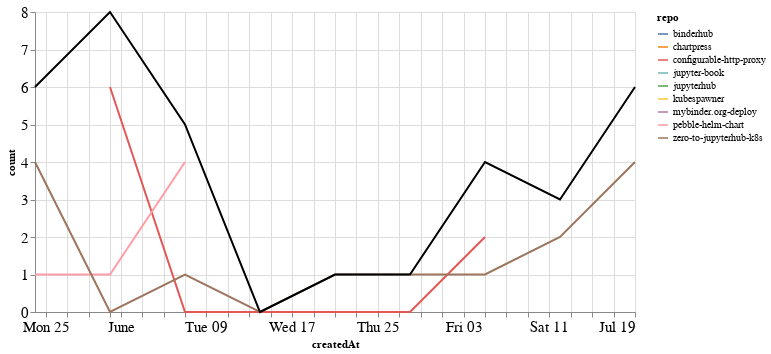

This figure's notebook cell:
### Markdown cell above
## PRs

### Code cell
prs_time = prs.groupby('repo').resample('W', on='createdAt').count()['author'].reset_index()
prs_time = prs_time.rename(columns={'author': 'count'})
prs_time_total = prs_time.groupby('createdAt').agg({"count": "sum"}).reset_index()

ch1 = alt.Chart(prs_time, width=600).mark_line().encode(
    x='createdAt',
    y='count',
    color='repo',
    tooltip="repo"
)

ch2 = alt.Chart(prs_time_total, width=600).mark_line(color="black").encode(
    x='createdAt',
    y='count',
)

ch1 + ch2

### Figure 1 — Vega-Lite specification as saved in the notebook (floating-point values rounded to 4 significant figures)
{"config": {"axisLeft": {"labelFontSize": 15}, "axisBottom": {"labelFontSize": 15}}, "layer": [{"data": {"name": "data-0e7b052dfd66250ad17c6fb27c93faba"}, "mark": "line", "encoding": {"color": {"type": "nominal", "field": "repo"}, "tooltip": {"type": "nominal", "field": "repo"}, "x": {"type": "temporal", "field": "createdAt"}, "y": {"type": "quantitative", "field": "count"}}, "width": 600}, {"data": {"name": "data-b42ddc8430263397aabfb5b90a4c473d"}, "mark": {"type": "line", "color": "black"}, "encoding": {"x": {"type": "temporal", "field": "createdAt"}, "y": {"type": "quantitative", "field": "count"}}, "width": 600}], "$schema": "https://vega.github.io/schema/vega-lite/v4.8.1.json", "datasets": {"data-0e7b052dfd66250ad17c6fb27c93faba": [{"repo": "binderhub", "createdAt": "2020-05-24T00:00:00", "count": 1}, {"repo": "chartpress", "createdAt": "2020-07-19T00:00:00", "count": 1}, {"repo": "configurable-http-proxy", "createdAt": "2020-05-31T00:00:00", "count": 6}, {"repo": "configurable-http-proxy", "createdAt": "2020-06-07T00:00:00", "count": 0}, {"repo": "configurable-http-proxy", "createdAt": "2020-06-14T00:00:00", "count": 0}, {"repo": "configurable-http-proxy", "createdAt": "2020-06-21T00:00:00", "count": 0}, {"repo": "configurable-http-proxy", "createdAt": "2020-06-28T00:00:00", "count": 0}, {"repo": "configurable-http-proxy", "createdAt": "2020-07-05T00:00:00", "count": 2}, {"repo": "jupyter-book", "createdAt": "2020-07-12T00:00:00", "count": 1}, {"repo": "jupyterhub", "createdAt": "2020-07-05T00:00:00", "count": 1}, {"repo": "kubespawner", "createdAt": "2020-07-19T00:00:00", "count": 1}, {"repo": "mybinder.org-deploy", "createdAt": "2020-05-31T00:00:00", "count": 1}, {"repo": "pebble-helm-chart", "createdAt": "2020-05-24T00:00:00", "count": 1}, {"repo": "pebble-helm-chart", "createdAt": "2020-05-31T00:00:00", "count": 1}, {"repo": "pebble-helm-chart", "createdAt": "2020-06-07T00:00:00", "count": 4}, {"repo": "zero-to-jupyterhub-k8s", "createdAt": "2020-05-24T00:00:00", "count": 4}, {"repo": "zero-to-jupyterhub-k8s", "createdAt": "2020-05-31T00:00:00", "count": 0}, {"repo": "zero-to-jupyterhub-k8s", "createdAt": "2020-06-07T00:00:00", "count": 1}, {"repo": "zero-to-jupyterhub-k8s", "createdAt": "2020-06-14T00:00:00", "count": 0}, {"repo": "zero-to-jupyterhub-k8s", "createdAt": "2020-06-21T00:00:00", "count": 1}, {"repo": "zero-to-jupyterhub-k8s", "createdAt": "2020-06-28T00:00:00", "count": 1}, {"repo": "zero-to-jupyterhub-k8s", "createdAt": "2020-07-05T00:00:00", "count": 1}, {"repo": "zero-to-jupyterhub-k8s", "createdAt": "2020-07-12T00:00:00", "count": 2}, {"repo": "zero-to-jupyterhub-k8s", "createdAt": "2020-07-19T00:00:00", "count": 4}], "data-b42ddc8430263397aabfb5b90a4c473d": [{"createdAt": "2020-05-24T00:00:00", "count": 6}, {"createdAt": "2020-05-31T00:00:00", "count": 8}, {"createdAt": "2020-06-07T00:00:00", "count": 5}, {"createdAt": "2020-06-14T00:00:00", "count": 0}, {"createdAt": "2020-06-21T00:00:00", "count": 1}, {"createdAt": "2020-06-28T00:00:00", "count": 1}, {"createdAt": "2020-07-05T00:00:00", "count": 4}, {"createdAt": "2020-07-12T00:00:00", "count": 3}, {"createdAt": "2020-07-19T00:00:00", "count": 6}]}}
